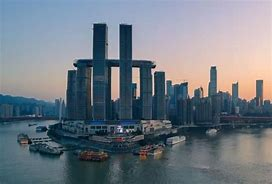
#> input picture machlineLearn/SIFT/laifushi.jpg, 272 x 184 px
$ python sift_apply.py
#> lines starting #> are read from the running program, lines starting #| are printed output that depends on the picture
### machlineLearn/SIFT/sift_operations.py
import cv2
import numpy as np
from matplotlib import pyplot as plt

# SIFT调用


def extract_sift_features(img):
    # 将SIFT算法保存在sift_init 变量中，方便调用 >>>该算法为专利，该版本不能使用
    sift_init = cv2.xfeatures2d.SIFT_create()
    # 利用其中的函数返回图像的关键点、描述信息
    key_points, descriptors = sift_init.detectAndCompute(img, None)
    return key_points, descriptors
# 显示特征，输出关键点 和 相似性


def showing_sift_features(img1, img2, key_points):
    # drawKeyPoints 在两张图像中找到关键点
    return plt.imshow(cv2.drawKeypoints(img1, key_points, img2.copy()))

### machlineLearn/SIFT/sift_apply.py
# SIFT 尺度不变特征转移
# 作用：特征映射，关键点的连接
# 特点：不管图像放大、缩小、旋转都不会影响我们找到图像间的相似性
'''
过程：
    1.构造尺度不变的空间
    2.求两个高斯之差
    3.找出图像的关键点
    4.为了高效地比较，移除非关键点
    5.提供步骤（3）中找到的关键点的方向
    6.确定唯一关键特征
'''
import cv2
import matplotlib.pyplot as plt
import numpy as np
from sift_operations import *
print("Make sure your pictures are in the same directory !")
x = input("Enter the first image's name :")
#> the answer given: laifushi.jpg
img1 = cv2.imread(x)
#> img1 is the input picture: shape (184, 272, 3); mean B, G, R 130.5, 121.3, 112.4
y = input("Enter the second image's name :")
#> the answer given: laifushi.jpg
img2 = cv2.imread(y)
# convert to gray for this algorithm
img1_gray = cv2.cvtColor(img1, cv2.COLOR_BGR2GRAY)
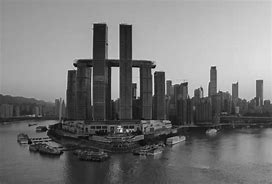
#> img1_gray: shape (184, 272); min 1, max 239, mean 119.7
img2_gray = cv2.cvtColor(img2, cv2.COLOR_BGR2GRAY)
# extract img  key and info
img1_key_points, img1_descriptors = extract_sift_features(img1_gray)
#> in extract_sift_features, `key_points, descriptors = sift_init.detectAndCompute(img, None)`: key_points = 230 keypoints; strongest (x, y, size): (76, 68, 2), (154, 67, 2), (136, 72, 6.1), (115, 71, 6.4)
#> img1_key_points has the same summary as key_points in extract_sift_features
img2_key_points, img2_descriptors = extract_sift_features(img2_gray)
#> img2_key_points has the same summary as key_points in extract_sift_features

print("Displaying sift features :")
showing_sift_features(img1_gray, img1, img1_key_points)

# 计算曼哈顿距离，沿着网格的距离
norm = cv2.NORM_L2
# 利用曼哈顿距离匹配关键点的描述子
bruteForce = cv2.BFMatcher(norm)
# 匹配了两个子描述，将结果matches根据曼哈顿距离排序
matches = bruteForce.match(img1_descriptors, img2_descriptors)
#> matches = 230 matches
matches = sorted(matches, key=lambda match: match.distance)

# 根据排完序的匹配结果的前100条记录，连接两张图像的关键点
matched_img = cv2.drawMatches(img1, img1_key_points, img2, img2_key_points,
                              matches[:100], img2.copy())
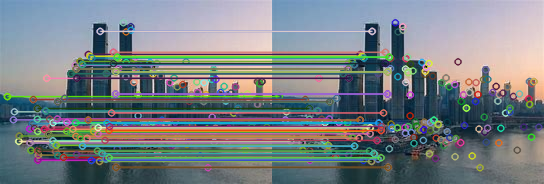
#> matched_img: shape (184, 544, 3); mean B, G, R 132.1, 128.7, 121.4
# 最后显示的图像
plt.figure(figsize=(100, 300))
plt.imshow(matched_img)
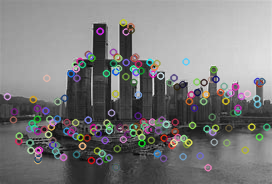
#> shown: shape (184, 272, 3); mean R, G, B 123.7, 123.2, 123.2
